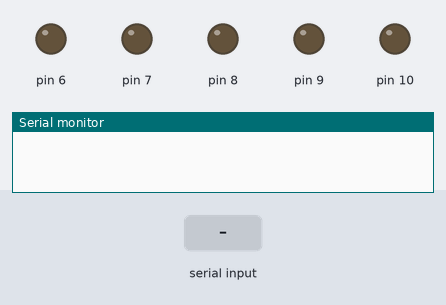
This sketch was run on a simulated Arduino Uno, built with avr-gcc and run on an emulated ATmega328P. Parts: output pins drawn as LEDs (lit = HIGH), the last lines printed to the serial monitor. Inputs (shaded band) come from the test bench.

Above: at 1.2 s.
1.3 s: "90,45\n" received over Serial
At 1.8 s:
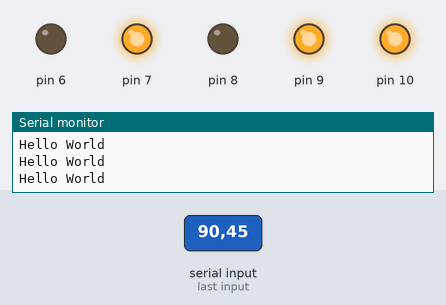
2.9 s: "30,150\n" received over Serial
At 4.1 s:
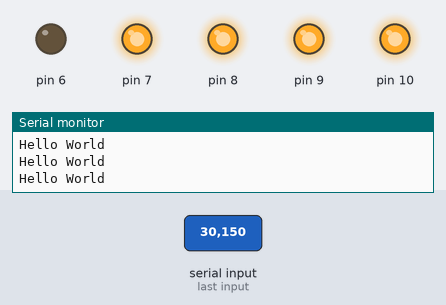
4.5 s: "5\n" received over Serial
At 5.4 s:
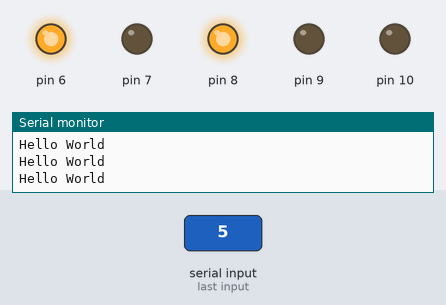
6.1 s: "200\n" received over Serial
At 6.7 s:
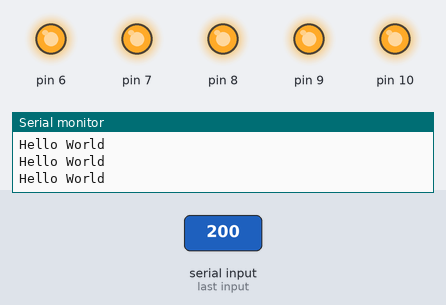
7.7 s: "90\n" received over Serial
At 9.3 s:
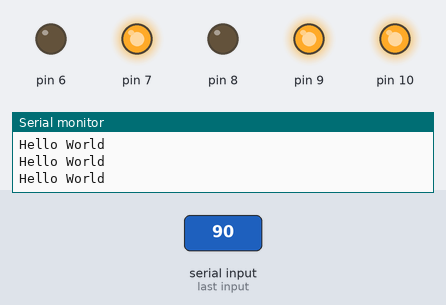
Timing chart, 0 to 10.3 s (numbered marks = the images above; inputs shaded):
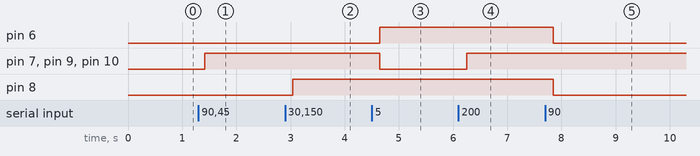

Measured:
- after the input at 1.3 s, pin 7, pin 9: LOW → HIGH after 0.12 s; pin 10: LOW → HIGH after 0.11 s
- after the input at 2.9 s, pin 8: LOW → HIGH after 0.15 s
- after the input at 4.5 s, pin 6: LOW → HIGH after 0.15 s; pin 7, pin 9, pin 10: HIGH → LOW after 0.15 s
- after the input at 6.1 s, pin 7, pin 9, pin 10: LOW → HIGH after 0.15 s
- after the input at 7.7 s, pin 6, pin 8: HIGH → LOW after 0.15 s

The sketch:

dec_to_bin.ino
```cpp
int Value;
char Buffer[12];
String Data="";
int delimiter = (int) '\n';
void setup()
{
  pinMode(6,OUTPUT);
  pinMode(7,OUTPUT);
  pinMode(8,OUTPUT);
  pinMode(9,OUTPUT);
  pinMode(10,OUTPUT);
  Serial.begin(9600);
  digitalWrite(6,LOW);
  digitalWrite(7,LOW);
  digitalWrite(8,LOW);
  digitalWrite(9,LOW);
  digitalWrite(10,LOW);
}

void loop()
{
  while(!Serial.available())
  {
    delay(200);
  }
  while(Serial.available())
  {
    int num = Serial.read();
    Serial.println("Hello World");
    if (num == delimiter)
    {
      break;
    }
    else
    {
      Data += (char) num;
    }
  }
  int Length = Data.length() + 1;
  Data.toCharArray(Buffer, Length);
  Data = "";
  int Value = atoi(Buffer);
  for(int Power=6;Power>=0;Power--)
  {
    if(Value>=(pow(2,Power)))
    {
      Value-=pow(2,Power);
      digitalWrite(Power+6,HIGH);
    }
    else
    {
      digitalWrite(Power+6,LOW);
    }
  }
}
```
